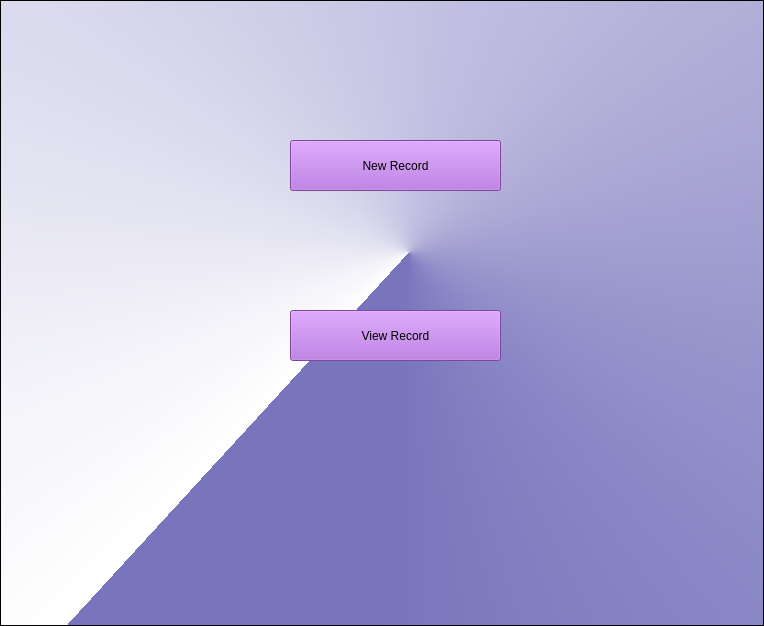
<?xml version="1.0" encoding="UTF-8"?>
<ui version="4.0">
 <class>Appointment</class>
 <widget class="QFrame" name="Appointment">
  <property name="geometry">
   <rect>
    <x>0</x>
    <y>0</y>
    <width>764</width>
    <height>626</height>
   </rect>
  </property>
  <property name="windowTitle">
   <string>Frame</string>
  </property>
  <property name="styleSheet">
   <string notr="true">background-color:qconicalgradient(cx:0.535, cy:0.403409, angle:233.6, stop:0.0895522 rgba(121, 117, 189, 248), stop:1 rgba(255, 255, 255, 255))</string>
  </property>
  <property name="frameShape">
   <enum>QFrame::StyledPanel</enum>
  </property>
  <property name="frameShadow">
   <enum>QFrame::Raised</enum>
  </property>
  <widget class="QPushButton" name="btnnewrecord">
   <property name="geometry">
    <rect>
     <x>290</x>
     <y>140</y>
     <width>211</width>
     <height>51</height>
    </rect>
   </property>
   <property name="styleSheet">
    <string notr="true">background-color:rgb(173, 99, 218)</string>
   </property>
   <property name="text">
    <string>New Record</string>
   </property>
  </widget>
  <widget class="QPushButton" name="btnviewrecord">
   <property name="geometry">
    <rect>
     <x>290</x>
     <y>310</y>
     <width>211</width>
     <height>51</height>
    </rect>
   </property>
   <property name="styleSheet">
    <string notr="true">background-color:rgb(173, 99, 218)</string>
   </property>
   <property name="text">
    <string>View Record</string>
   </property>
  </widget>
 </widget>
 <resources/>
 <connections/>
</ui>
